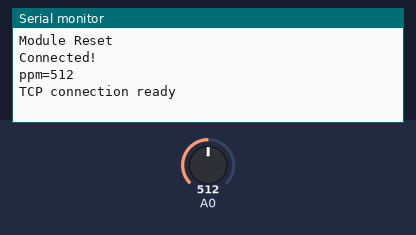
This sketch was run on a simulated Arduino Uno, built with avr-gcc and run on an emulated ATmega328P. Shown: the last lines printed to the serial monitor. The test bench sets the inputs (shaded band); at power-on: A0 = 512. The modem accepts every AT command (registered, SIM ready, sends succeed) and sends nothing else.

Above: at 3.4 s.
3.5 s: A0 set to 716
At 5.3 s:
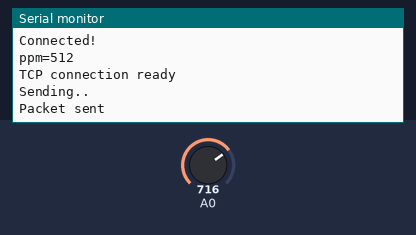
6.2 s: A0 set to 900
At 8.4 s:
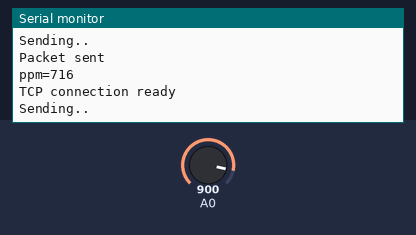
Timing chart, 0 to 9.9 s (numbered marks = the images above; inputs shaded):
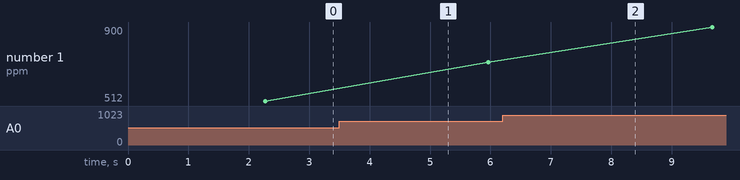

Measured:
- plotted number 1: 512 → 716 after the input at 3.5 s, 716 → 900 after the input at 6.2 s

The sketch:

arduino_esp8266_post.ino
```cpp
#include "SoftwareSerial.h"
String ssid ="theperfectstorm"; //your SSID

String password="9661458227";

SoftwareSerial esp(2, 3);// RX, TX

String data;


String server = "www.theperfectstorm.co.in"; //
String uri = "/quality.php";// our example is

int ppm;//sensor pin


String temp ,hum;

void setup() {

pinMode (A0, INPUT);

esp.begin(9600);

Serial.begin(9600);

reset();

connectWifi();

}

//reset the esp8266 module

void reset() {

esp.println("AT+RST");

delay(1000);

if(esp.find("OK") ) Serial.println("Module Reset");

}

//connect to your wifi network

void connectWifi() {

String cmd = "AT+CWJAP=\"" +ssid+"\",\"" + password + "\""+"\r\n\r\n";
delay(1000);

esp.println(cmd);

delay(200);

if(esp.find("OK")) {

Serial.println("Connected!");

}

else {

connectWifi();

Serial.println("Cannot connect to wifi"); }

}

void loop () {
int ppm = analogRead(A0);
if(ppm>100)digitalWrite(8,HIGH);
else digitalWrite(8,LOW);

// convert the bit data to string form


data = "ppm=" + String(ppm);// data sent must be under this form //name1=value1&name2=value2.
Serial.println(data);
delay(200);
httppost();

delay(200);

}

void httppost () {

esp.println("AT+CIPSTART=\"TCP\",\"" + server + "\",80");//start a TCP connection.

if( esp.find("OK")) {

Serial.println("TCP connection ready");

} delay(1000);

String postRequest =

"POST " + uri + " HTTP/1.0\r\n" +

"Host: " + server + "\r\n" +

"Accept: *" + "/" + "*\r\n" +

"Content-Length: " +  data.length() + "\r\n" +
"User-Agent: ESP8266_HTTP_Client\r\n"+
"Connection: keep-alive\r\n"+


"Content-Type: application/x-www-form-urlencoded\r\n" +

"\r\n" + data;

String sendCmd = "AT+CIPSEND=";//determine the number of caracters to be sent.
delay(200);
esp.print(sendCmd);
delay(300);

esp.println(postRequest.length() );

delay(500);

if(esp.find(">")) { Serial.println("Sending.."); esp.print(postRequest);

if( esp.find("SEND OK")) { Serial.println("Packet sent");

while (esp.available()) {

String tmpResp = esp.readString();

Serial.println(tmpResp);

}

// close the connection

esp.println("AT+CIPCLOSE");

}

}}
```
